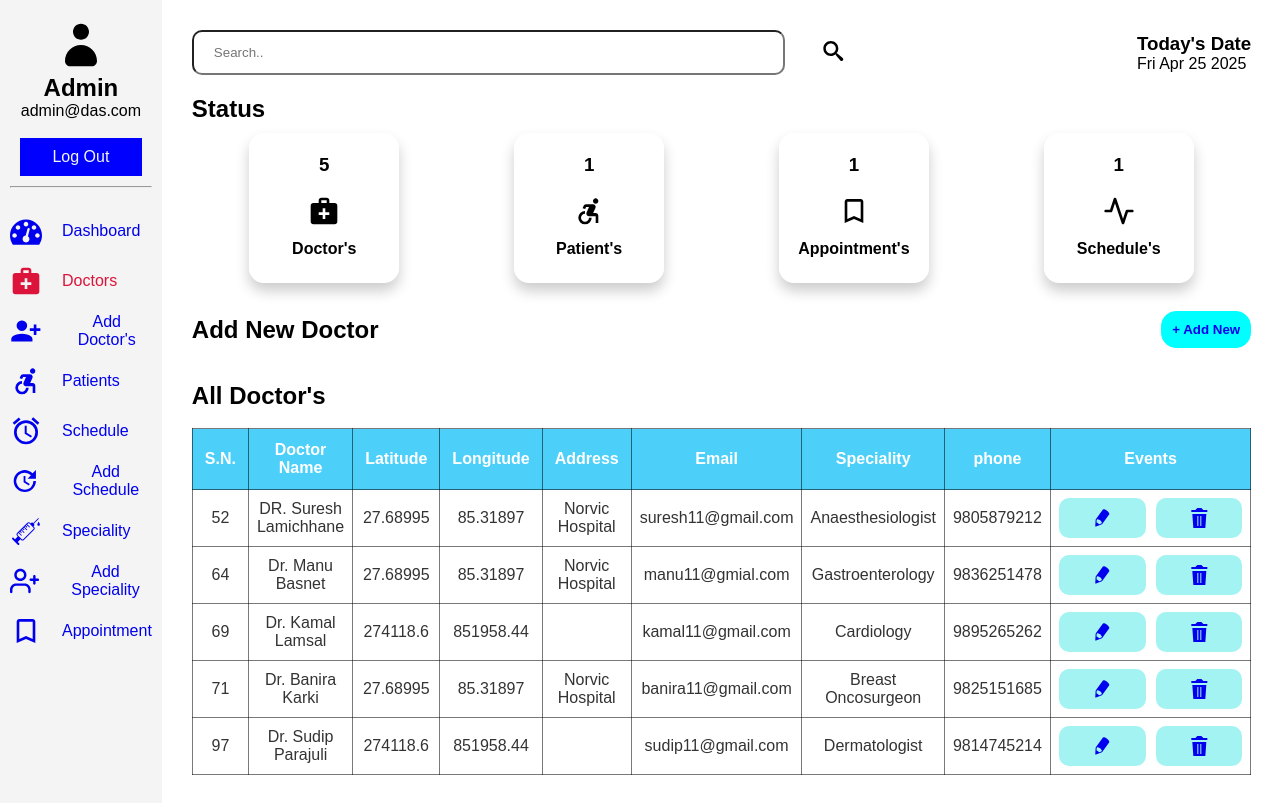
/admin/doctor.php (signed in), run on the app's committed database.
### tables this page shows
CREATE TABLE `doctor` (
  `id` int(11) NOT NULL,
  `fname` varchar(60) NOT NULL,
  `latitude` double NOT NULL,
  `longitude` double NOT NULL,
  `email` varchar(60) NOT NULL,
  `password` varchar(60) NOT NULL,
  `phone` varchar(60) NOT NULL,
  `address` varchar(255) NOT NULL,
  `image_name` varchar(255) NOT NULL,
  `image_path` varchar(255) NOT NULL,
  `sid` int(11) DEFAULT NULL,
  `created_at` timestamp NULL DEFAULT current_timestamp()
);

CREATE TABLE `specialities` (
  `id` int(11) NOT NULL,
  `title` varchar(60) NOT NULL,
  `description` text NOT NULL,
  `image_name` varchar(60) NOT NULL,
  `image_path` varchar(255) NOT NULL,
  `created_at` timestamp NULL DEFAULT current_timestamp()
);

### admin/doctor.php (the view, shortened to what this page needs)
<?php
    include('../connection.php');
    $keyword = isset($_GET['keyword'])  ? $_GET['keyword'] : NULL ;
    if(isset($keyword)){
        $sql = "SELECT doc.id, doc.fname, doc.longitude, doc.latitude, doc.address, doc.email, doc.phone, sp.title from doctor as doc INNER JOIN specialities as sp ON doc.sid = sp.id where fname like '%$keyword%'";
    }else{
        $sql = "SELECT doc.id, doc.fname, doc.longitude, doc.latitude, doc.address, doc.email, doc.phone, sp.title from doctor as doc INNER JOIN specialities as sp ON doc.sid = sp.id";
    }
    $result = mysqli_query($conn, $sql);
    $useremail = $_SESSION["username_admin"];
    $usql = "SELECT name FROM admin where email='$useremail';";
    $uresult = mysqli_query($conn, $usql);
    $urow = mysqli_fetch_assoc($uresult);
?>
<!DOCTYPE html>
<html lang="en">
<head>
    <link rel="stylesheet" href="../assets/dash1.css">
</head>
<body>
    <section class="dashboard">
        <div class="sidebar">
            <header>
                <svg class="icon icon-user"><use xlink:href="#icon-user"></use></svg>
                <h1><?php echo $urow['name']; ?></h1>
                <p><?php echo "". $_SESSION["username_admin"].""; ?></p><br>
                <a href="../admin/logout.php">Log Out</a>
            </header>
            <hr>
            <div class="sidebar-items">
                <ul>
                    <li><a href="../admin/dash.php"><svg class="icon icon-dashboard"><use xlink:href="#icon-dashboard"></use></svg>Dashboard</a></li>
                    <li class="active"><a href="../admin/doctor.php"><svg class="icon icon-medical_services"><use xlink:href="#icon-medical_services"></use></svg>Doctors</a></li>
                    <li><a href="../admin/add_doctors.php" class="click"><svg class="icon icon-person_add_alt_1"><use xlink:href="#icon-person_add_alt_1"></use></svg>Add Doctor's</a></li>
                    <li><a href="../admin/patients.php"><svg class="icon icon-accessible_forward"><use xlink:href="#icon-accessible_forward"></use></svg>Patients</a></li>
                    <li><a href="../admin/schedule.php"><svg class="icon icon-access_alarms"><use xlink:href="#icon-access_alarms"></use></svg>Schedule</a></li>
                    <li><a href="../admin/add_schedule.php" ><svg class="icon icon-update"><use xlink:href="#icon-update"></use></svg>Add Schedule</a></li>
                    <li><a href="../admin/speciality.php"><svg class="icon icon-injection"><use xlink:href="#icon-injection"></use></svg>Speciality</a></li>
                    <li><a href="../admin/add_speciality.php"><svg class="icon icon-user-plus"><use xlink:href="#icon-user-plus"></use></svg>Add Speciality</a></li>
                    <li><a href="../admin/appoint.php"><svg class="icon icon-bookmark_outline"><use xlink:href="#icon-bookmark_outline"></use></svg>Appointment</a></li>
                </ul>
            </div>
        </div>
        <section class="main">
            <div class="head">
                <form action="#" method="get" class="search-bar">
                    <input type="text" name="keyword" placeholder="Search..">
                    <button type="submit" class="search"><svg class="icon icon-search"><use xlink:href="#icon-search"></use></svg></button>
                </form>
                <div class="date-container">
                    <h1>Today's Date</h1>
                    <p id="date"></p>
                </div>
            </div>
            <div class="status">
                <div class="status-bar">
                    <h2>Status</h2>
                </div>
                <div class="dash-collection">
                    <div class="doc">
                        <?php
                            $dsql = "SELECT * FROM doctor";
                            $dresult = mysqli_query($conn, $dsql);
                            if($drow = mysqli_num_rows($dresult)){
                                echo '<h3>'.$drow.'</h3>';
                            }else{
                                echo '<h3>0</h3>';
                            }
                        ?>
                        <svg class="icon icon-medical_services"><use xlink:href="#icon-medical_services"></use></svg><br>
                        <h4>Doctor's</h4><br>
                    </div>
                    <div class="doc">
                        <?php
                            $psql = "SELECT * FROM patient";
                            $presult = mysqli_query($conn, $psql);
                            if($prow = mysqli_num_rows($presult)){
                                echo '<h3>'.$prow.'</h3>';
                            }else{
                                echo '<h3>0</h3>';
                            }
                        ?>
                        <svg class="icon icon-accessible_forward"><use xlink:href="#icon-accessible_forward"></use></svg><br>
                        <h4>Patient's</h4><br>
                    </div>
                    <div class="doc">
                        <?php
                            $asql = "SELECT * FROM appointment";
                            $aresult = mysqli_query($conn, $asql);
                            if($arow = mysqli_num_rows($aresult)){
                                echo '<h3>'.$arow.'</h3>';
                            }else{
                                echo '<h3>0</h3>';
                            }
                        ?>
                        <svg class="icon icon-bookmark_outline"><use xlink:href="#icon-bookmark_outline"></use></svg><br>
                        <h4>Appointment's</h4><br>
                    </div>
                    <div class="doc">
                        <?php
                            $ssql = "SELECT * FROM schedule";
                            $sresult = mysqli_query($conn, $ssql);
                            if($srow = mysqli_num_rows($sresult)){
                                echo '<h3>'.$srow.'</h3>';
                            }else{
                                echo '<h3>0</h3>';
                            }
                        ?>
                        <svg class="icon icon-activity"><use xlink:href="#icon-activity"></use></svg><br>
                        <h4>Schedule's</h4><br>
                    </div>
                </div>
            </div><br>
            <div class="doctor-info">
                <div class="add">
                    <h2>Add New Doctor</h2>
                    <button><a href="add_doctors.php">+ Add New</a></button>
                </div><br>
                <div class="tabular">
                    <h2>All Doctor's</h2><br>
                    <table class="table-container">
                        <thead>
                            <tr>
                                <th>S.N.</th>
                                <th>Doctor Name</th>
                                <th>Latitude</th>
                                <th>Longitude</th>
                                <th>Address</th>
                                <th>Email</th>
                                <th>Speciality</th>
                                <th>phone</th>
                                <th>Events</th>
                            </tr>
                        </thead>
                        <tbody>
                            <tr>
                                <?php
                                    while($row = mysqli_fetch_assoc($result)){
                                ?>
                                    <td><?php echo $row['id'] ?></td>
                                    <td><?php echo $row['fname'] ?></td>
                                    <td><?php echo $row['latitude'] ?></td>
                                    <td><?php echo $row['longitude'] ?></td>
                                    <td><?php echo $row['address'] ?></td>
                                    <td><?php echo $row['email'] ?></td>
                                    <td><?php echo $row['title'] ?></td>
                                    <td><?php echo $row['phone'] ?></td>
                                    <td class="event">
                                        <button><a href="../admin/doctor/update.php?updateid=<?php echo $row['id']; ?>"><svg class="icon icon-pencil"><use xlink:href="#icon-pencil"></use></svg></a></button>
                                        <button><a href="../admin/doctor/delete.php?deleteid=<?php echo $row['id']; ?>"><svg class="icon icon-trash"><use xlink:href="#icon-trash"></use></svg></a></button>
                                    </td>
                            </tr>
                                <?php
                                    }
                                ?>
                        </tbody>
                    </table>
                </div>
            </div>
        </section>
    </section>
</body>
</html>

### assets/dash1.css (style rules this page uses)
* { margin: 0; padding: 0; box-sizing: border-box; }
body { font-family: Arial, sans-serif; }
.dashboard { display: grid; grid-template-columns: auto 2fr; grid-template-rows: auto 1fr; grid-template-areas: "header header" "sidebar main"; height: 100vh; }
.dashboard a { text-decoration: none; display: flex; gap: 20px; text-align: center; align-items: center; justify-content: center; }
header { grid-area: header; color: #000000; padding: 10px; text-align: center; }
header a { padding: 8px; }
header p { display: flex; text-align: center; align-items: center; justify-content: center; }
.sidebar { grid-area: sidebar; background: #f4f4f4; padding: 10px; height: auto; position: relative; }
.sidebar header>a { border: 2px solid blue; color: #f4f4f4; background-color: blue; }
.sidebar-items ul { display: inline; margin: 20px; text-align: center; text-decoration: none; justify-content: space-between; }
.sidebar-items li { display: flex; text-align: center; align-items: center; list-style: none; justify-content: space-between; }
li.active a { color: crimson; }
.main { grid-area: main; margin: 10px; padding: 20px; }
.head { display: flex; width: 100%; text-align: center; align-items: center; justify-content: space-between; }
.head h1, p { display: block; text-align: start; align-items: center; }
.search-bar { width: 70%; height: 45px; display: flex; gap: 5px; }
.search-bar input { padding: 20px; width: 80%; border-radius: 10px; }
.search-bar button { border: none; background-color: transparent; }
.date-container { text-align: center; }
.banner>h2, h3 { padding: 10px; }
.status { display: block; margin-top: 20px; }
.status .status-bar h2 { font-size: 200; }
.dash-collection { display: flex; flex-wrap: wrap; text-align: center; justify-content: space-around; }
.dash-collection .doc { border: 1px solid rgb(255, 255, 255); border-radius: 15px; box-shadow: 0 8px 14px 0 rgba(0,0,0,0.2); height: 150px; width: 150px; margin: 10px; padding: 10px; }
.tabular { background: #fff; margin-top: 1rem; }
.table-container { width: 100%; text-align: center; }
thead { background-color: rgb(76, 208, 249); color: #fff; }
th, td, thead, tr, table { border: 1px solid rgba(0, 0, 0, 0.525); border-collapse: collapse; }
th { padding: 12px; font-size: 16px; }
td { padding: 8px; color: #333; }
.doctor-info .add { display: flex; justify-content: space-between; text-align: center; align-items: center; font-size: 200; }
.add button { display: flex; padding: 10px; color: #fff; background-color: aqua; border: 1px solid aqua; border-radius: 15px; font-weight: bold; }
.event { display: flex; gap: 10px; border: none; justify-content: center; }
.table-container td>button { border: none; border-radius: 10px; background-color: rgba(136, 240, 240, 0.76); display: inline; text-align: center; }
.date-group label, input, button { padding: 10px; border-radius: 5px; }
.icon { display: inline-block; width: 70px; height: 50px; stroke-width: 0; stroke: currentColor; fill: currentColor; }
.icon-user { width: 2em; }
.icon-dashboard, .icon-medical_services, .icon-accessible_forward, .icon-access_alarms, .icon-bookmark_outline, .icon-activity, .icon-person_add_alt_1, .icon-add_alarm, .icon-text-document, .icon-cog, .icon-upload, .icon-user-plus, .icon-update, .icon-injection, .icon-checkmark { width: 2em; }
.icon-eye, .icon-trash, .icon-pencil, .icon-search, .icon-check-circle, .icon-checkmark, .icon-bars { width: 5em; height: 1.5em; }

### data on the page
doctor: id "52", fname "DR. Suresh Lamichhane", latitude "27.68995", longitude "85.31897", address "Norvic Hospital", email "suresh11@gmail.com", sid.title "Anaesthesiologist", phone "9805879212"
doctor: id "64", fname "Dr. Manu Basnet", latitude "27.68995", longitude "85.31897", address "Norvic Hospital", email "manu11@gmial.com", sid.title "Gastroenterology", phone "9836251478"
doctor: id "69", fname "Dr. Kamal Lamsal", latitude "274118.6", longitude "851958.44", email "kamal11@gmail.com", sid.title "Cardiology", phone "9895265262"
doctor: id "71", fname "Dr. Banira Karki", latitude "27.68995", longitude "85.31897", address "Norvic Hospital", email "banira11@gmail.com", sid.title "Breast Oncosurgeon", phone "9825151685"
doctor: id "97", fname "Dr. Sudip Parajuli", latitude "274118.6", longitude "851958.44", email "sudip11@gmail.com", sid.title "Dermatologist", phone "9814745214"

### other printed values
$urow['name'] "Admin"
$_SESSION["username_admin"] "admin@das.com"
$drow "5"
$prow "1"
$arow "1"
$srow "1"
